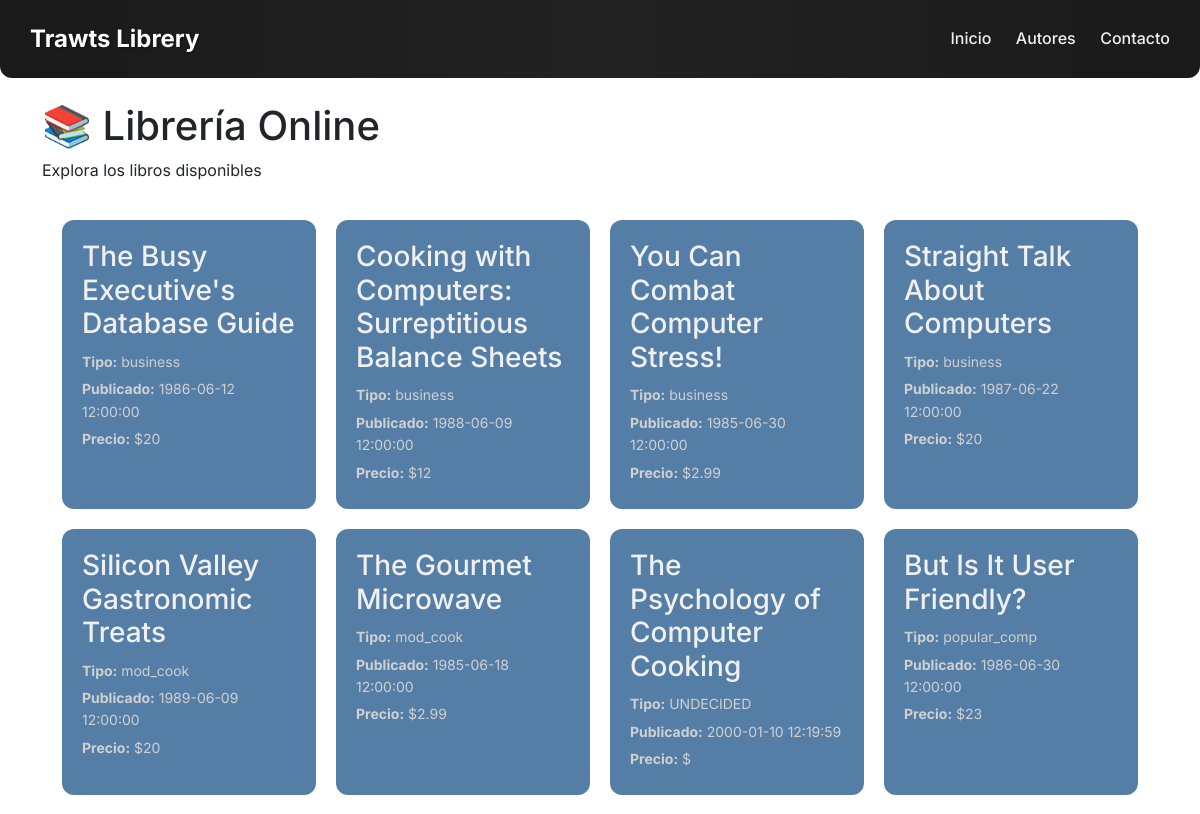
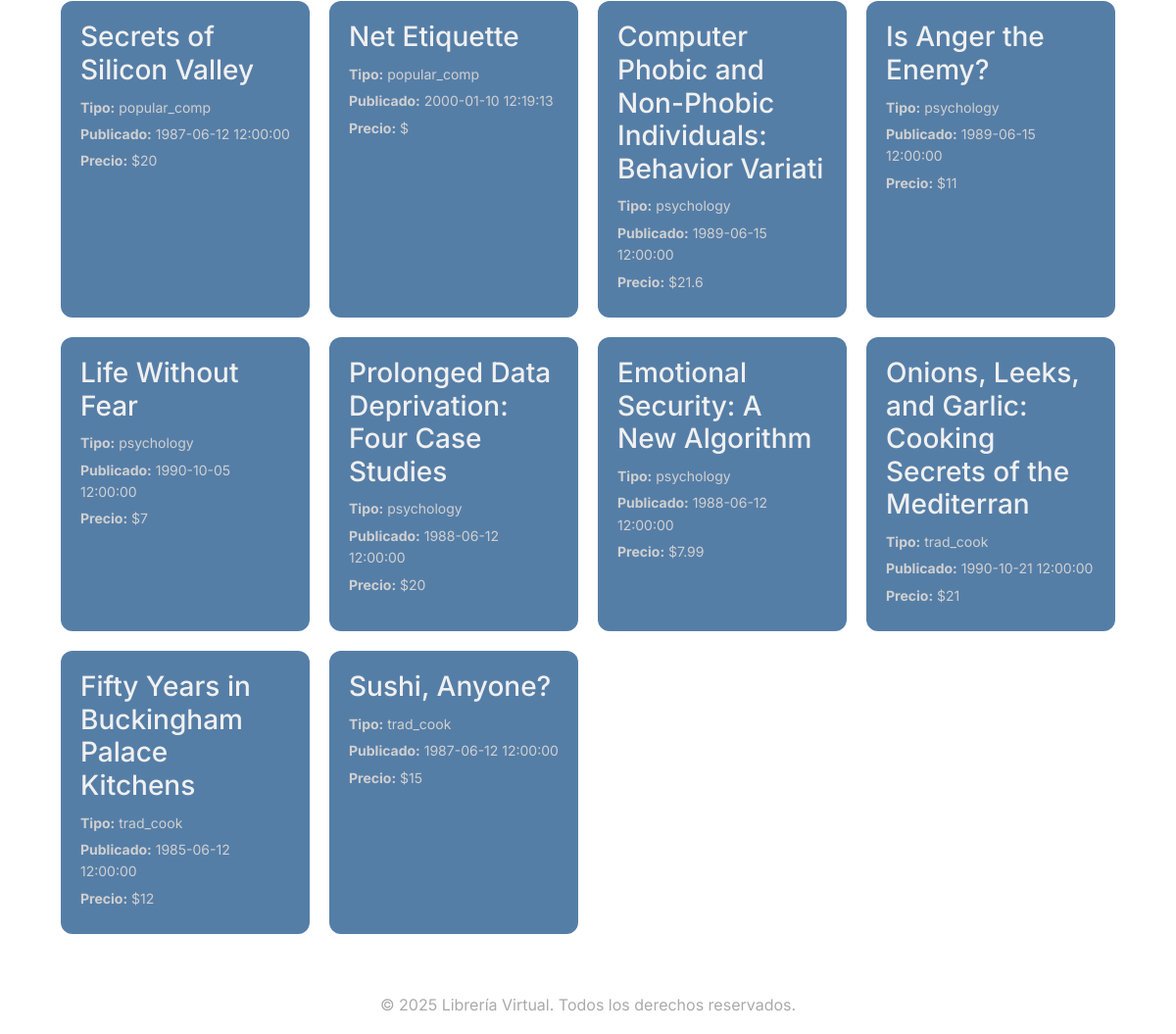
The page / on the database its author committed (2 pictures, top to bottom).
### tables this page shows
CREATE TABLE `titulos` (
  `id_titulo` varchar(6) NOT NULL,
  `titulo` varchar(60) NOT NULL,
  `tipo` varchar(15) NOT NULL,
  `id_pub` varchar(4) NOT NULL,
  `precio` double default NULL,
  `avance` double default NULL,
  `total_ventas` int(11) default NULL,
  `notas` varchar(255) NOT NULL,
  `fecha_pub` datetime NOT NULL,
  `contrato` varchar(1) NOT NULL,
  PRIMARY KEY  (`id_titulo`)
);

### index.php (the view)
<?php
require_once __DIR__ . '/includes/db.php';
include __DIR__ . '/includes/header.php';
$query = $pdo->query("SELECT titulo, tipo, fecha_pub, precio FROM titulos LIMIT 20");
$libros = $query->fetchAll(PDO::FETCH_ASSOC);
?>
<h1 class="titulo">📚 Librería Online</h1>
<p class="subtitulo">Explora los libros disponibles</p>
<div class="contenedor-libros">
<?php foreach ($libros as $libro): ?>
    <div class="card-libro">
        <h3><?php echo htmlspecialchars($libro['titulo']); ?></h3>
        <p><strong>Tipo:</strong> <?php echo htmlspecialchars($libro['tipo']); ?></p>
        <p><strong>Publicado:</strong> <?php echo htmlspecialchars($libro['fecha_pub']); ?></p>
        <p><strong>Precio:</strong> $<?php echo htmlspecialchars($libro['precio']); ?></p>
    </div>
<?php endforeach; ?>
</div>
<?php include __DIR__ . '/includes/footer.php'; ?>

### includes/header.php (shortened to what this page needs)
<!DOCTYPE html>
<html lang="es">
<head>
    <link rel="stylesheet" href="https://cdn.jsdelivr.net/npm/bootstrap@5.3.0/dist/css/bootstrap.min.css">
    <link rel="stylesheet" href="css/estilos.css">
</head>
<body>
<nav class="navbar">
    <a href="index.php" class="navbar-brand">Trawts Librery</a>
    <div class="navbar-links">
        <a href="index.php">Inicio</a>
        <a href="autores.php">Autores</a>
        <a href="contacto.php">Contacto</a>
    </div>
</nav>
<div class="container mt-4">

### includes/footer.php (shortened to what this page needs)
<footer>
    <p>© <?php echo date('Y'); ?> Librería Virtual. Todos los derechos reservados.</p>
</footer>
</body>
</html>

### css/estilos.css (style rules this page uses)
body { font-family: 'Inter', Arial, Helvetica, sans-serif; line-height: 1.6; margin: 0; padding: 0; }
.navbar { display: flex; align-items: center; justify-content: space-between; padding: 15px 30px; background: linear-gradient(90deg, #1a1a1a, #222222, #1a1a1a); border-radius: 0 0 12px 12px; box-shadow: 0 2px px rgba(0,0,0,0.5); }
.navbar-brand { font-weight: 700; font-size: 24px; color: #ffffff; text-shadow: 1px 1px 2px rgba(0,0,0,0.5); text-decoration: none; }
.navbar-links a { color: #f0f0f0; text-decoration: none; margin-left: 20px; font-weight: 500; transition: color 0.2s, transform 0.2s; }
footer { margin-top: 40px; color: #aaa; text-align: center; }
.contenedor-libros { display: grid; grid-template-columns: repeat(4, 1fr); gap: 20px; padding: 20px; }
.card-libro { background: #557ea7; border-radius: 12px; padding: 20px; box-shadow: none; transition: transform 0.2s; }
.card-libro h3 { margin-top: 0; margin-bottom: 10px; color: #f0f0f0; }
.card-libro p { margin: 5px 0; color: #d0d0d0; font-size: 14px; }

### rows shown on the page
titulos: titulo "The Busy Executive's Database Guide", tipo "business", fecha_pub "1986-06-12 12:00:00", precio "20"
titulos: titulo "Cooking with Computers: Surreptitious Balance Sheets", tipo "business", fecha_pub "1988-06-09 12:00:00", precio "12"
titulos: titulo "You Can Combat Computer Stress!", tipo "business", fecha_pub "1985-06-30 12:00:00", precio "2.99"
titulos: titulo "Straight Talk About Computers", tipo "business", fecha_pub "1987-06-22 12:00:00", precio "20"
titulos: titulo "Silicon Valley Gastronomic Treats", tipo "mod_cook", fecha_pub "1989-06-09 12:00:00", precio "20"
titulos: titulo "The Gourmet Microwave", tipo "mod_cook", fecha_pub "1985-06-18 12:00:00", precio "2.99"
titulos: titulo "The Psychology of Computer Cooking", tipo "UNDECIDED", fecha_pub "2000-01-10 12:19:59"
titulos: titulo "But Is It User Friendly?", tipo "popular_comp", fecha_pub "1986-06-30 12:00:00", precio "23"
titulos: titulo "Secrets of Silicon Valley", tipo "popular_comp", fecha_pub "1987-06-12 12:00:00", precio "20"
titulos: titulo "Net Etiquette", tipo "popular_comp", fecha_pub "2000-01-10 12:19:13"
titulos: titulo "Computer Phobic and Non-Phobic Individuals: Behavior Variati", tipo "psychology", fecha_pub "1989-06-15 12:00:00", precio "21.6"
titulos: titulo "Is Anger the Enemy?", tipo "psychology", fecha_pub "1989-06-15 12:00:00", precio "11"
titulos: titulo "Life Without Fear", tipo "psychology", fecha_pub "1990-10-05 12:00:00", precio "7"
titulos: titulo "Prolonged Data Deprivation: Four Case Studies", tipo "psychology", fecha_pub "1988-06-12 12:00:00", precio "20"
titulos: titulo "Emotional Security: A New Algorithm", tipo "psychology", fecha_pub "1988-06-12 12:00:00", precio "7.99"
titulos: titulo "Onions, Leeks, and Garlic: Cooking Secrets of the Mediterran", tipo "trad_cook", fecha_pub "1990-10-21 12:00:00", precio "21"
titulos: titulo "Fifty Years in Buckingham Palace Kitchens", tipo "trad_cook", fecha_pub "1985-06-12 12:00:00", precio "12"
titulos: titulo "Sushi, Anyone?", tipo "trad_cook", fecha_pub "1987-06-12 12:00:00", precio "15"
